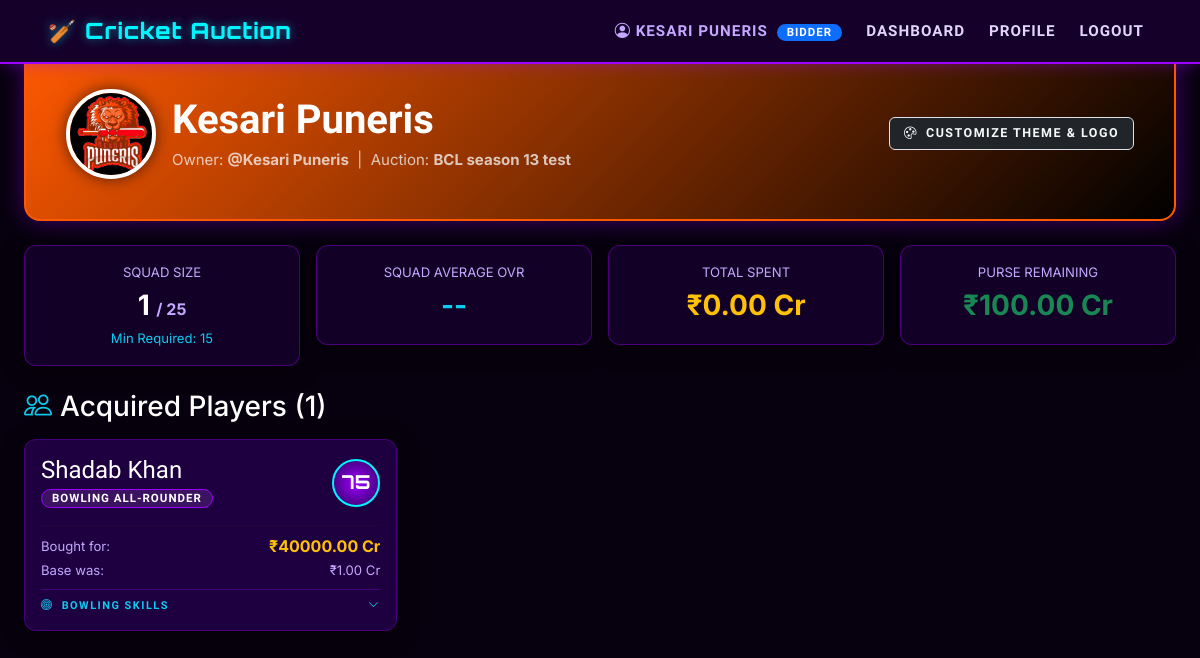
Page /bidder/my_team/6 (signed in) on the committed database.
### tables this page shows
CREATE TABLE users (
            id INTEGER PRIMARY KEY AUTOINCREMENT,
            username TEXT UNIQUE NOT NULL,
            password_hash TEXT NOT NULL,
            role TEXT NOT NULL DEFAULT 'bidder',
            team_name TEXT DEFAULT '',
            team_logo TEXT DEFAULT '',
            color_primary TEXT DEFAULT '#9d00ff',
            color_secondary TEXT DEFAULT '#1a0033',
            created_at TIMESTAMP DEFAULT CURRENT_TIMESTAMP
        );

CREATE TABLE auctions (
            id INTEGER PRIMARY KEY AUTOINCREMENT,
            name TEXT NOT NULL,
            auctioneer_id INTEGER NOT NULL,
            status TEXT DEFAULT 'pending',
            invite_token TEXT UNIQUE NOT NULL,
            budget_per_team INTEGER DEFAULT 1000000,
            current_player_id INTEGER DEFAULT NULL,
            created_at TIMESTAMP DEFAULT CURRENT_TIMESTAMP, min_squad_size INTEGER DEFAULT 15, max_squad_size INTEGER DEFAULT 25,
            FOREIGN KEY (auctioneer_id) REFERENCES users(id)
        );

CREATE TABLE auction_players (
            id INTEGER PRIMARY KEY AUTOINCREMENT,
            auction_id INTEGER NOT NULL,
            csv_offset TEXT NOT NULL,
            player_name TEXT NOT NULL,
            role TEXT DEFAULT '',
            bowling_style TEXT DEFAULT '',
            ovr INTEGER DEFAULT 0,
            base_price INTEGER DEFAULT 50000,
            status TEXT DEFAULT 'pending',
            sold_to INTEGER DEFAULT NULL,
            sold_price INTEGER DEFAULT NULL,
            queue_order INTEGER DEFAULT 0, stats_json TEXT DEFAULT '{}', round_start_bid_id INTEGER DEFAULT 0,
            FOREIGN KEY (auction_id) REFERENCES auctions(id),
            FOREIGN KEY (sold_to) REFERENCES users(id)
        );

### app.py (the view)
@app.route("/bidder/my_team/<int:auction_id>")
@bidder_required
def my_team(auction_id):
    db = get_db()
    ab = db.execute(
        "SELECT * FROM auction_bidders WHERE auction_id = ? AND user_id = ?",
        (auction_id, session["user_id"]),
    ).fetchone()
    if not ab:
        db.close()
        flash("You are not part of this auction.", "danger")
        return redirect(url_for("bidder_dashboard"))
    auction = db.execute("SELECT * FROM auctions WHERE id = ?", (auction_id,)).fetchone()
    players = db.execute(
        "SELECT * FROM auction_players WHERE auction_id = ? AND sold_to = ?",
        (auction_id, session["user_id"]),
    ).fetchall()
    parsed_players = []
    for p in players:
        p_dict = dict(p)
        try:
            p_dict["stats"] = json.loads(p["stats_json"] or "{}")
        except Exception:
            p_dict["stats"] = {}
        parsed_players.append(p_dict)
    user = db.execute("SELECT * FROM users WHERE id = ?", (session["user_id"],)).fetchone()
    db.close()
    return render_template(
        "bidder/my_team.html",
        auction=auction,
        players=parsed_players,
        budget_remaining=ab["budget_remaining"],
        user=user,
    )

### app.py (called while the page is built)
def bidder_required(f):
    @wraps(f)
    def decorated(*args, **kwargs):
        if "user_id" not in session:
            flash("Please log in first.", "warning")
            return redirect(url_for("login"))
        if session.get("role") != "bidder":
            flash("Bidder access required.", "danger")
            return redirect(url_for("login"))
        return f(*args, **kwargs)
    return decorated

### models.py (called while the page is built)
def get_db(path=None):
    conn = sqlite3.connect(path or DB_PATH, timeout=15)
    conn.row_factory = sqlite3.Row
    conn.execute("PRAGMA foreign_keys = ON")
    return conn

### templates/bidder/my_team.html (shortened to what this page needs)
{% extends "base.html" %}
{% block content %}
<div class="mb-4">
  <a href="{{ url_for('bidder_auction', id=auction.id) }}" class="btn btn-outline-secondary btn-sm mb-3">
  </a>
  <div class="team-hero-banner text-white mb-4">
    <div class="d-flex flex-wrap align-items-center justify-content-between gap-4">
      <div class="d-flex align-items-center gap-3">
        {% if user.team_logo %}
          <img src="/static/uploads/{{ user.team_logo }}" class="team-logo-frame" alt="Team Logo">
        {% else %}
          <div class="team-logo-frame d-flex align-items-center justify-content-center text-info" style="font-size: 2.5rem;">
            <i class="bi bi-shield-shaded"></i>
          </div>
        {% endif %}
        <div>
          <h1 class="mb-1" style="font-family: 'Rajdhani', sans-serif; font-weight: 700;">
            {{ user.team_name if user.team_name else (user.username ~ "'s Franchise") }}
          </h1>
          <p class="mb-0 text-light opacity-75">
            Owner: <strong>@{{ user.username }}</strong> &nbsp;|&nbsp; Auction: <strong>{{ auction.name }}</strong>
          </p>
        </div>
      </div>
      <div class="d-flex gap-2">
        <a href="{{ url_for('bidder_profile') }}" class="btn btn-sm btn-dark border text-light">
          <i class="bi bi-palette"></i> Customize Theme & Logo
        </a>
      </div>
    </div>
  </div>
  {% set total_budget = auction.budget_per_team or 100.0 %}
  {% set spent = total_budget - budget_remaining %}
  {% set squad_count = players | length %}
  {% set total_ovr = 0 %}
  {% for p in players %}{% set total_ovr = total_ovr + (p.ovr or 0) %}{% endfor %}
  {% set avg_ovr = (total_ovr / squad_count) | round(1) if squad_count > 0 else 0 %}
  <div class="row g-3 mb-4">
    <div class="col-md-3">
      <div class="card p-3 text-center border-purple">
        <small class="text-muted text-uppercase">Squad Size</small>
        <div class="fs-3 fw-bold text-white">{{ squad_count }} <span class="fs-6 text-muted">/ {{ auction.max_squad_size or 25 }}</span></div>
        <small class="text-info">Min Required: {{ auction.min_squad_size or 15 }}</small>
      </div>
    </div>
    <div class="col-md-3">
      <div class="card p-3 text-center border-purple">
        <small class="text-muted text-uppercase">Squad Average OVR</small>
        <div class="fs-3 fw-bold text-info">{{ avg_ovr if avg_ovr > 0 else '--' }}</div>
      </div>
    </div>
    <div class="col-md-3">
      <div class="card p-3 text-center border-purple">
        <small class="text-muted text-uppercase">Total Spent</small>
        <div class="fs-3 fw-bold text-warning">₹{{ "%.2f"|format(spent) }} Cr</div>
      </div>
    </div>
    <div class="col-md-3">
      <div class="card p-3 text-center border-purple">
        <small class="text-muted text-uppercase">Purse Remaining</small>
        <div class="fs-3 fw-bold text-success">₹{{ "%.2f"|format(budget_remaining) }} Cr</div>
      </div>
    </div>
  </div>
  <div class="d-flex justify-content-between align-items-center mb-3">
    <h3 class="text-white mb-0"><i class="bi bi-people text-info me-2"></i>Acquired Players ({{ squad_count }})</h3>
  </div>
  {% if players %}
    <div class="row g-3">
      {% for p in players %}
      <div class="col-md-6 col-lg-4">
        <div class="card player-squad-card p-3 h-100">
          <div class="d-flex justify-content-between align-items-center mb-2">
            <div>
              <h4 class="text-white mb-0" style="font-family: 'Rajdhani', sans-serif;">{{ p.player_name }}</h4>
              <span class="badge bg-secondary">{{ p.role }}</span>
            </div>
            <div class="squad-ovr-badge">{{ p.ovr }}</div>
          </div>
          <hr class="border-purple my-2">
          <div class="d-flex justify-content-between align-items-center small">
            <span class="text-muted">Bought for:</span>
            <strong class="text-warning fs-6">₹{{ "%.2f"|format(p.sold_price) }} Cr</strong>
          </div>
          <div class="d-flex justify-content-between align-items-center small text-muted">
            <span>Base was:</span>
            <span>₹{{ "%.2f"|format(p.base_price) }} Cr</span>
          </div>
          {% if p.stats and p.stats.bowling_deliveries %}
          <div class="mt-2 pt-2" style="border-top: 1px solid rgba(157,0,255,0.3);">
            <button class="btn btn-sm btn-link text-info text-decoration-none p-0 w-100 text-start d-flex justify-content-between align-items-center"
                    type="button" data-bs-toggle="collapse" data-bs-target="#delivs-{{ p.id }}">
              <small class="fw-bold"><i class="bi bi-bullseye me-1"></i> {{ p.bowling_style or 'Bowling' }} Skills</small>
              <i class="bi bi-chevron-down small"></i>
            </button>
          </div>
          {% endif %}
        </div>
      </div>
      {% endfor %}
    </div>
  {% endif %}
</div>
{% endblock %}

### templates/base.html (shortened to what this page needs)
<!DOCTYPE html>
<html lang="en">
<head>
  <link href="https://cdn.jsdelivr.net/npm/bootstrap@5.3.3/dist/css/bootstrap.min.css" rel="stylesheet" />
  <link href="https://cdn.jsdelivr.net/npm/bootstrap-icons@1.11.3/font/bootstrap-icons.min.css" rel="stylesheet" />
  <link href="{{ url_for('static', filename='css/style.css') }}" rel="stylesheet" />
</head>
<body>
  <nav class="navbar navbar-expand-lg mb-4">
    <div class="container-fluid">
      <a class="navbar-brand" href="#">🏏 Cricket Auction</a>
      <div class="collapse navbar-collapse">
        <ul class="navbar-nav ms-auto">
          {% if session.get('user_id') %}
            <li class="nav-item">
              <span class="nav-link text-muted">
                <i class="bi bi-person-circle"></i>
                {{ session.get('username') }}
                <span class="badge {% if session.get('role') == 'auctioneer' %}bg-warning text-dark{% else %}bg-primary{% endif %} ms-1">
                  {{ session.get('role') }}
                </span>
              </span>
            </li>
            {% if session.get('role') == 'auctioneer' %}
              <li class="nav-item"><a class="nav-link" href="{{ url_for('auctioneer_dashboard') }}">Dashboard</a></li>
              <li class="nav-item"><a class="nav-link" href="{{ url_for('create_auction') }}">New Auction</a></li>
              <li class="nav-item"><a class="nav-link" href="{{ url_for('register_bidder') }}">Add Bidder</a></li>
            {% else %}
              <li class="nav-item"><a class="nav-link" href="{{ url_for('bidder_dashboard') }}">Dashboard</a></li>
              <li class="nav-item"><a class="nav-link" href="{{ url_for('bidder_profile') }}">Profile</a></li>
            {% endif %}
            <li class="nav-item"><a class="nav-link text-danger" href="{{ url_for('logout') }}">Logout</a></li>
          {% endif %}
        </ul>
      </div>
    </div>
  </nav>
  <div class="container">
    {% block content %}{% endblock %}
  </div>
</body>
</html>

### static/css/style.css (style rules this page uses)
:root { --neon-purple: #9d00ff; --dark-bg: #0a0010; --secondary-dark: #1a0033; --accent-cyan: #00f5ff; --surface: #12002a; --card-bg: #1e0040; --text: #e8d5ff; --muted: #8b69b0; --border-purple: rgba(157, 0, 255, 0.3); --border-purple-hover: rgba(157, 0, 255, 0.7); --glow-sm: 0 0 6px #9d00ff, 0 0 12px rgba(157,0,255,0.4); --glow-md: 0 0 10px #9d00ff, 0 0 20px rgba(157,0,255,0.4); --glow-lg: 0 0 15px #9d00ff, 0 0 30px rgba(157,0,255,0.5), 0 0 60px rgba(157,0,255,0.2); --glow-cyan: 0 0 10px #00f5ff, 0 0 20px rgba(0,245,255,0.4); --glow-green: 0 0 10px #00ff88, 0 0 20px rgba(0,255,136,0.4); --glow-red: 0 0 10px #ff0055, 0 0 20px rgba(255,0,85,0.4); --radius-sm: 6px; --radius-md: 12px; --radius-lg: 20px; --font-display: 'Orbitron', monospace; --font-heading: 'Rajdhani', sans-serif; --font-body: 'Inter', sans-serif; --transition: all 0.25s ease; --navbar-h: 64px; --team-primary: #9d00ff; --team-secondary: #1e0040; }
*, *::before, *::after { box-sizing: border-box; margin: 0; padding: 0; }
html, body { height: 100%; scroll-behavior: smooth; }
body { font-family: var(--font-body); font-size: 15px; line-height: 1.6; color: var(--text); background-color: var(--dark-bg); background-image: linear-gradient(rgba(157,0,255,0.05) 1px, transparent 1px), linear-gradient(90deg, rgba(157,0,255,0.05) 1px, transparent 1px); background-size: 50px 50px; min-height: 100vh; overflow-x: hidden; }
a { color: var(--neon-purple); text-decoration: none; transition: var(--transition); }
img { max-width: 100%; display: block; }
ul, ol { list-style: none; }
button, input, select, textarea { font-family: inherit; font-size: inherit; }
.navbar { position: fixed; top: 0; left: 0; right: 0; z-index: 1000; height: var(--navbar-h); display: flex; align-items: center; justify-content: space-between; padding: 0 24px; background: linear-gradient( 135deg, rgba(26,0,51,0.97) 0%, rgba(30,0,64,0.97) 50%, rgba(26,0,51,0.97) 100% ); border-bottom: 1px solid var(--border-purple); box-shadow: 0 2px 20px rgba(157,0,255,0.2), 0 0 40px rgba(157,0,255,0.05); backdrop-filter: blur(12px); -webkit-backdrop-filter: blur(12px); }
.navbar-nav { display: flex; align-items: center; gap: 8px; }
.navbar-nav .nav-link { font-family: var(--font-heading); font-size: 0.95rem; font-weight: 600; letter-spacing: 1px; text-transform: uppercase; color: var(--muted); padding: 8px 16px; border-radius: var(--radius-sm); transition: var(--transition); position: relative; }
.navbar-nav .nav-link::after { content: ''; position: absolute; bottom: 4px; left: 50%; transform: translateX(-50%); width: 0; height: 2px; background: var(--neon-purple); border-radius: 1px; transition: width 0.3s ease; box-shadow: var(--glow-sm); }
.card { background: var(--card-bg); border: 1px solid var(--border-purple); border-radius: var(--radius-md); padding: 20px; transition: var(--transition); position: relative; overflow: hidden; }
.card::before { content: ''; position: absolute; top: 0; left: 0; right: 0; height: 1px; background: linear-gradient(90deg, transparent, var(--neon-purple), transparent); opacity: 0; transition: opacity 0.3s ease; }
.btn { display: inline-flex; align-items: center; justify-content: center; gap: 8px; padding: 10px 22px; border-radius: var(--radius-sm); border: none; cursor: pointer; font-family: var(--font-heading); font-size: 0.9rem; font-weight: 700; letter-spacing: 1.5px; text-transform: uppercase; transition: var(--transition); position: relative; overflow: hidden; white-space: nowrap; }
.btn::after { content: ''; position: absolute; inset: 0; background: rgba(255,255,255,0.08); opacity: 0; transition: opacity 0.2s ease; }
.btn-sm { padding: 6px 14px; font-size: 0.78rem; }
.badge { display: inline-flex; align-items: center; gap: 4px; padding: 3px 10px; border-radius: 100px; font-family: var(--font-heading); font-size: 0.72rem; font-weight: 700; letter-spacing: 1px; text-transform: uppercase; line-height: 1; }
.container { max-width: 1280px; margin: 0 auto; padding: 0 24px; }
.container-fluid { padding: 0 24px; }
.gap-4 { gap: 4px; }
.flex-wrap { flex-wrap: wrap; }
.text-center { text-align: center; }
.text-muted { color: var(--muted); }
.fw-bold { font-weight: 700; }
.mb-4 { margin-bottom: 4px; }

### rows in the picture
users: get "BIDDER", team_logo (picture), team_name "Kesari Puneris", username "Kesari Puneris"
auctions: name "BCL season 13 test", max_squad_size "25", min_squad_size "15"
auction_players: player_name "Shadab Khan", role "BOWLING ALL-ROUNDER", ovr "75", sold_price "40000.00", base_price "1.00", bowling_style "BOWLING"

### other values in the picture
{{ session.get('username') }} "KESARI PUNERIS"
{{ squad_count }} "1"
{{ avg_ovr if avg_ovr > 0 else '--' }} "--"
{{ "%.2f"|format(spent) }} "0.00"
{{ "%.2f"|format(budget_remaining) }} "100.00"
